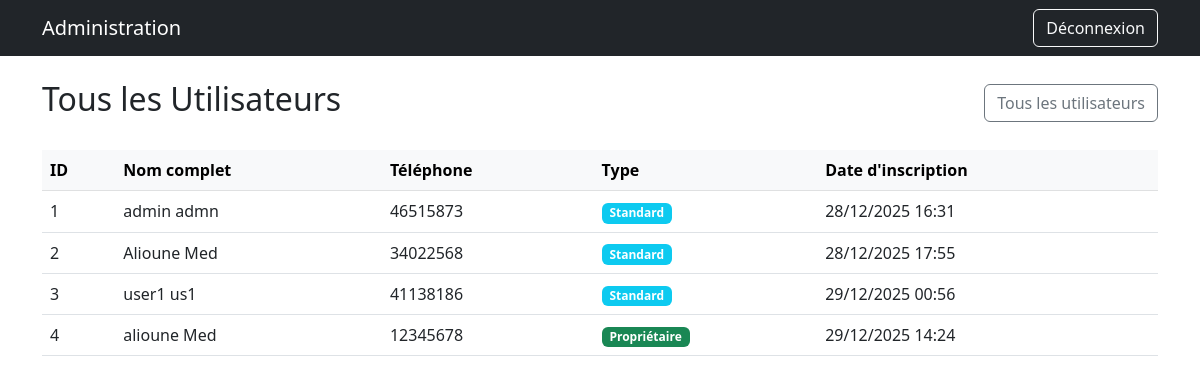
Before: /admin-panel/users/ (signed in) with the older database file.
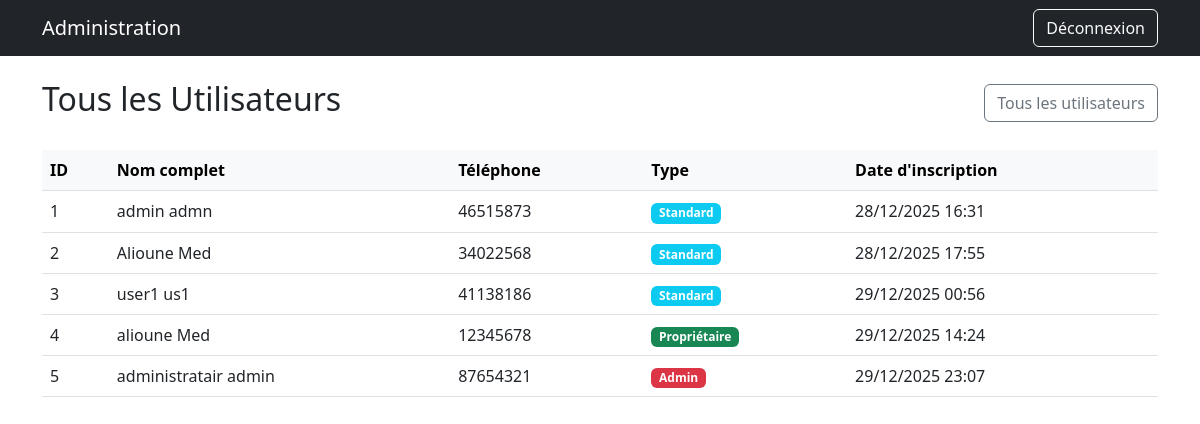
After: the same page with the newer database file.
### accounts/models.py (models this page shows, shortened)
class User(AbstractUser):
    class Type(models.TextChoices):
        ADMIN = "ADMIN", "Administrateur"
        PROPRIETAIRE = "PROPRIETAIRE", "Propriétaire de terrain"
        STANDARD = "STANDARD", "Utilisateur standard"
    username = None  # 🔥 supprimé
    telephone = models.CharField(max_length=15, unique=True)
    type_utilisateur = models.CharField(
        max_length=20,
        choices=Type.choices,
        default=Type.STANDARD
    )
    USERNAME_FIELD = 'telephone'
    REQUIRED_FIELDS = ['first_name', 'last_name']
    objects = UserManager()  # 🔥 OBLIGATOIRE

### admin_custom/views.py (the view)
# urls.py: path('users/', views.user_list, name='user_list'),
@login_required
def user_list(request):
    role = request.GET.get('role')
    if role == 'PROPRIETAIRE':
        users = User.objects.filter(type_utilisateur=User.Type.PROPRIETAIRE)
        title = "Liste des Propriétaires"
    elif role == 'STANDARD':
        users = User.objects.filter(type_utilisateur=User.Type.STANDARD)
        title = "Liste des Utilisateurs Standards"
    else:
        users = User.objects.all()
        title = "Tous les Utilisateurs"
    return render(request, 'admin_custom/user_list.html', {
        'users': users,
        'title': title,
        'role': role
    })

### admin_custom/templates/admin_custom/user_list.html
{% extends 'admin_custom/base.html' %}
{% block content %}
<div class="d-flex justify-content-between align-items-center mb-4">
  <h2>{{ title }}</h2>
  <a href="{% url 'admin_custom:user_list' %}" class="btn btn-outline-secondary">Tous les utilisateurs</a>
</div>
{% if users %}
  <div class="table-responsive">
    <table class="table table-hover">
      <thead class="table-light">
        <tr>
          <th>ID</th>
          <th>Nom complet</th>
          <th>Téléphone</th>
          <th>Type</th>
          <th>Date d'inscription</th>
        </tr>
      </thead>
      <tbody>
        {% for u in users %}
          <tr>
            <td>{{ u.id }}</td>
            <td>{{ u.get_full_name|default:"—" }}</td>
            <td>{{ u.telephone }}</td>
            <td>
              {% if u.type_utilisateur == "ADMIN" %}
                <span class="badge bg-danger">Admin</span>
              {% elif u.type_utilisateur == "PROPRIETAIRE" %}
                <span class="badge bg-success">Propriétaire</span>
              {% else %}
                <span class="badge bg-info">Standard</span>
              {% endif %}
            </td>
            <td>{{ u.date_joined|date:"d/m/Y H:i" }}</td>
          </tr>
        {% endfor %}
      </tbody>
    </table>
  </div>
{% else %}
  <div class="alert alert-info">Aucun utilisateur trouvé.</div>
{% endif %}
{% endblock %}

Changed rows visible on the page:
added User: id "5", get_full_name "administratair admin", telephone "87654321", type_utilisateur "Admin", date_joined "29/12/2025 23:07"
